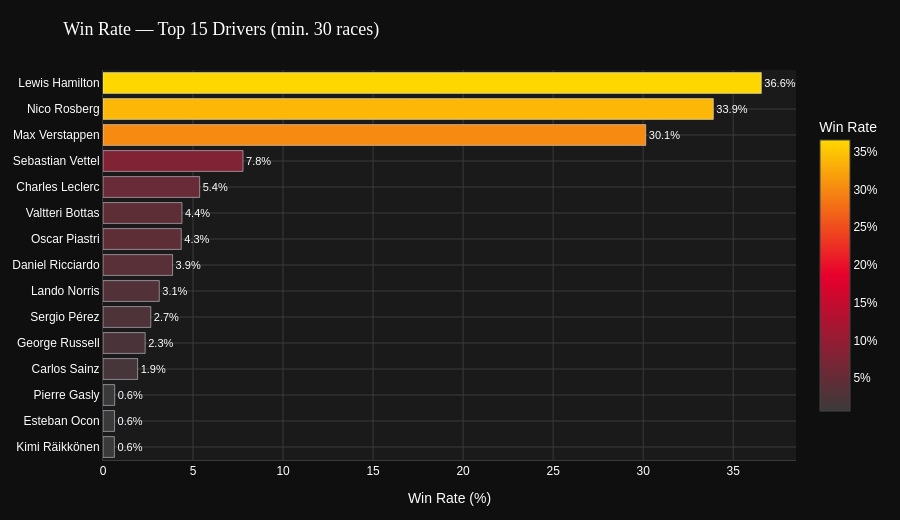

Notebook code for this chart:
### Markdown cell above
### 📊 Viz 2 — Top 15 Drivers by Win Rate

### Code cell
top15_wr = driver_stats[driver_stats['total_races'] >= 30].nlargest(15, 'win_rate').sort_values('win_rate')

fig2 = go.Figure(go.Bar(
    x=top15_wr['win_rate'] * 100,
    y=top15_wr['driver_name'],
    orientation='h',
    marker=dict(
        color=top15_wr['win_rate'],
        colorscale=[[0, RACEIQ_GREY], [0.5, RACEIQ_RED], [1, RACEIQ_GOLD]],
        showscale=True,
        colorbar=dict(title='Win Rate', tickformat='.0%', len=0.8)
    ),
    text=top15_wr['win_rate'].apply(lambda x: f'{x:.1%}'),
    textposition='outside',
    textfont=dict(color=RACEIQ_WHITE, size=11),
))

fig2 = raceiq_layout(fig2, '🥇 Win Rate — Top 15 Drivers (min. 30 races)', 520)
fig2.update_xaxes(title_text='Win Rate (%)')
fig2.show()
print("\n📌 INSIGHT: Win rate better reflects peak dominance than raw wins. Verstappen's win rate surpasses even Hamilton's, confirming that Red Bull's 2021-2024 dominance was unparalleled in the hybrid era.")

### Figure 1 — Plotly figure (JSON) as saved in the notebook; plotly's stock layout.template omitted (floating-point values rounded to 4 significant figures)
{"data": [{"marker": {"color": [0.006329, 0.00641, 0.006494, 0.01923, 0.02344, 0.02655, 0.03125, 0.03865, 0.04348, 0.04386, 0.05369, 0.07778, 0.3014, 0.339, 0.3656], "colorbar": {"len": 0.8, "tickformat": ".0%", "title": {"text": "Win Rate"}}, "colorscale": [[0, "#3A3A3A"], [0.5, "#E8002D"], [1, "#FFD700"]], "showscale": true}, "orientation": "h", "text": ["0.6%", "0.6%", "0.6%", "1.9%", "2.3%", "2.7%", "3.1%", "3.9%", "4.3%", "4.4%", "5.4%", "7.8%", "30.1%", "33.9%", "36.6%"], "textfont": {"color": "#FFFFFF", "size": 11}, "textposition": "outside", "type": "bar", "x": [0.6329, 0.641, 0.6494, 1.923, 2.344, 2.655, 3.125, 3.865, 4.348, 4.386, 5.369, 7.778, 30.14, 33.9, 36.56], "y": ["Kimi Räikkönen", "Esteban Ocon", "Pierre Gasly", "Carlos Sainz", "George Russell", "Sergio Pérez", "Lando Norris", "Daniel Ricciardo", "Oscar Piastri", "Valtteri Bottas", "Charles Leclerc", "Sebastian Vettel", "Max Verstappen", "Nico Rosberg", "Lewis Hamilton"]}], "layout": {"font": {"color": "#FFFFFF", "family": "Arial"}, "height": 520, "legend": {"bgcolor": "#1A1A1A", "bordercolor": "#3A3A3A", "borderwidth": 1, "font": {"color": "#FFFFFF"}}, "margin": {"b": 60, "l": 60, "r": 40, "t": 70}, "paper_bgcolor": "#0F0F0F", "plot_bgcolor": "#1A1A1A", "title": {"font": {"color": "#FFFFFF", "family": "Arial Black", "size": 18}, "text": "🥇 Win Rate — Top 15 Drivers (min. 30 races)"}, "xaxis": {"gridcolor": "#3A3A3A", "linecolor": "#3A3A3A", "title": {"text": "Win Rate (%)"}, "zeroline": false}, "yaxis": {"gridcolor": "#3A3A3A", "linecolor": "#3A3A3A", "zeroline": false}}}
